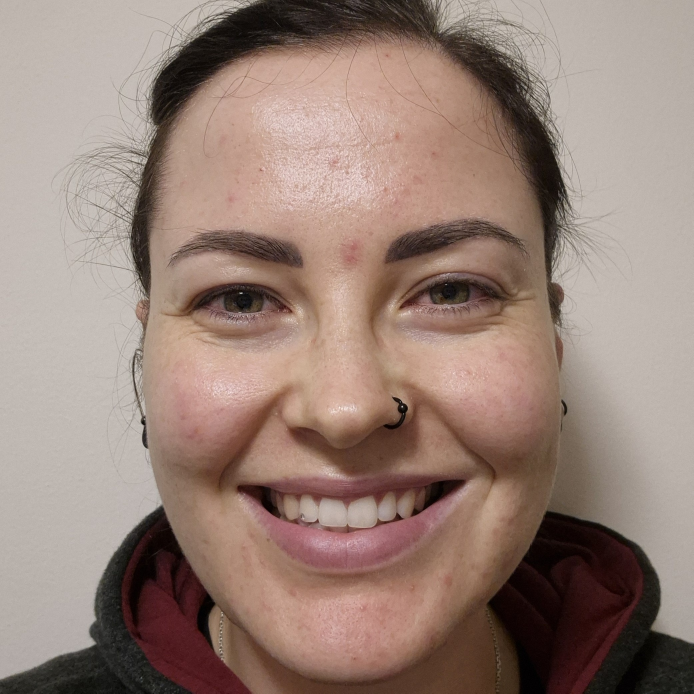
#> input picture Assignment1/TestData/20251201_195833.jpg, 2080 x 2080 px, found by its file name (shown at 1/3 size)
$ jupyter execute --allow-errors AI_LabSheet_17_EfficientNet.ipynb
#> lines starting #> are read from the running program, lines starting #| are printed output that depends on the picture
[cell 1]
import cv2
import numpy as np
import torch
import torch.nn as nn
import torchvision.transforms as transforms
from torchvision import models
from torch.utils.data import DataLoader
from torchvision.datasets import ImageFolder
import matplotlib.pyplot as plt
from sklearn.metrics import confusion_matrix, ConfusionMatrixDisplay
import os

[cell 2]
face_cascade = cv2.CascadeClassifier('../Data/haarcascade_frontalface_default.xml')

[cell 3]
def detect_face(image):
    gray = cv2.cvtColor(image, cv2.COLOR_BGR2GRAY)
    faces = face_cascade.detectMultiScale(gray, scaleFactor=1.1, minNeighbors=5, minSize=(30, 30))

    if len(faces) == 0:
        return None

    x, y, w, h = faces[0]
    face = image[y:y + h, x:x + w]
    face = cv2.resize(face, (224, 224))
    return face

[cell 4]
# Define dataset paths
train_dir = '../Data/CK+_Updated/train'
test_dir = '../Data/CK+_Updated/test'

#> (the rest of this cell did not finish here and is left out)

#> (a cell that did not finish here is left out)

[cell 6]
num_epochs = 10
train_acc_list = []
test_acc_list = []
train_loss_list = []
test_loss_list = []

#> (the rest of this cell did not finish here and is left out)

#> (a cell that did not finish here is left out)

[cell 8]
# Plot Accuracy and Loss
plt.figure(figsize=(12, 5))

# Accuracy Plot
plt.subplot(1, 2, 1)
plt.plot(train_acc_list, label='Train Accuracy')
plt.plot(test_acc_list, label='Test Accuracy')
plt.xlabel('Epochs')
plt.ylabel('Accuracy')
plt.legend()
plt.title('Accuracy per Epoch')

# Loss Plot
plt.subplot(1, 2, 2)
plt.plot(train_loss_list, label='Train Loss')
plt.plot(test_loss_list, label='Test Loss')
plt.xlabel('Epochs')
plt.ylabel('Loss')
plt.legend()
plt.title('Loss per Epoch')

plt.tight_layout()
plt.show()
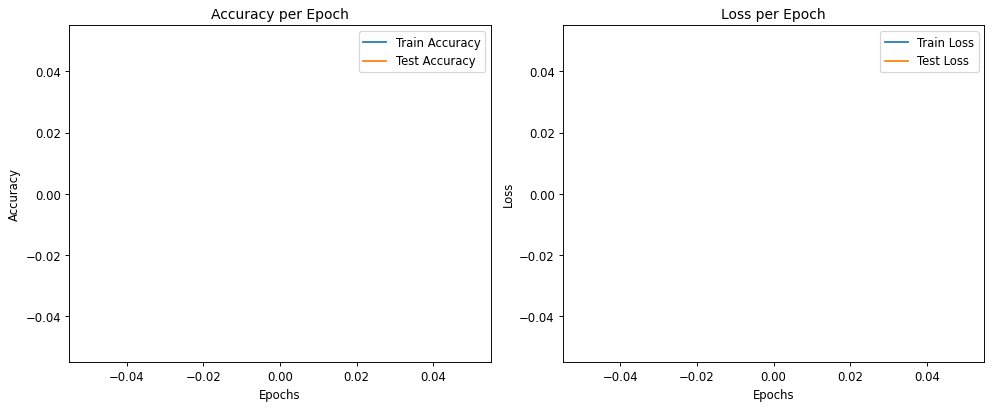
#> figure drawn by matplotlib, 2 panels

[cell 9]
import cv2
import numpy as np
import matplotlib.pyplot as plt

img_height, img_width = 224, 224

expressions = ['anger', 'fear', 'happy', 'neutral', 'sadness', 'surprise']

def preprocess_face(face_bgr):
    face_rgb = cv2.cvtColor(face_bgr, cv2.COLOR_BGR2RGB)

    face_resized = cv2.resize(face_rgb, (img_height, img_width))

    face_tensor = torch.from_numpy(face_resized).float() / 255.0
    face_tensor = face_tensor.permute(2, 0, 1)  # Change HWC to CHW

    face_batch = face_tensor.unsqueeze(0)

    normalize = transforms.Normalize(mean=[0.485, 0.456, 0.406], std=[0.229, 0.224, 0.225])
    face_batch = normalize(face_batch)

    return face_batch

# Path to the test image
img_path = '../Data/assignment/CK_dataset/happy/20251201_195833.jpg'
#img_path = '../Data/assignment/CK_dataset/neutral/20251201_200909.jpg'

original_img = cv2.imread(img_path)
#> original_img is the input picture: shape (2080, 2080, 3); mean B, G, R 119.3, 129.4, 151.4
#> `gray_img = cv2.cvtColor(original_img, cv2.COLOR_BGR2GRAY)`:
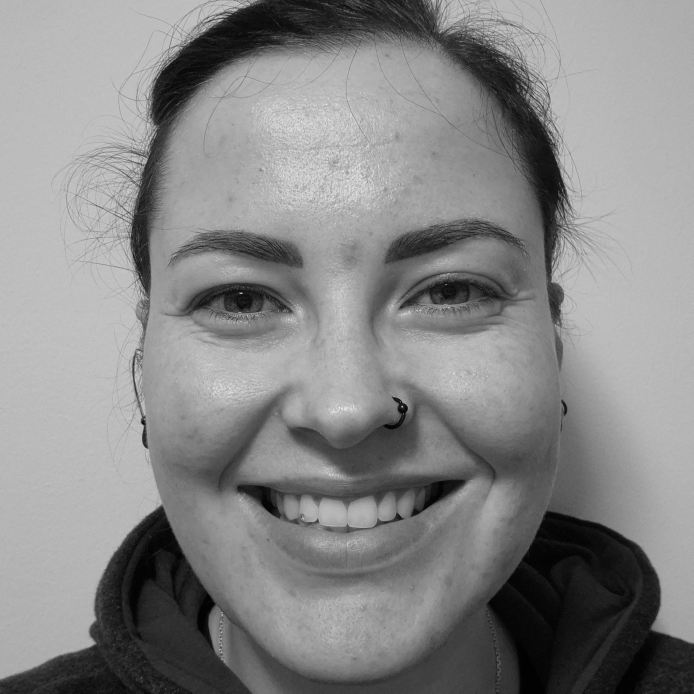
#> gray_img: shape (2080, 2080) (shown at 1/3 size); min 0, max 251, mean 134.8
#> `faces = face_cascade.detectMultiScale(gray_img, scaleFactor=1.3, minNe..`: faces = [[223, 243, 1603, 1603]]
#> (the rest of this cell did not finish here and is left out)

$ run again, with Assignment1/TestData/20251201_195840.jpg copied over Assignment1/TestData/20251201_195833.jpg
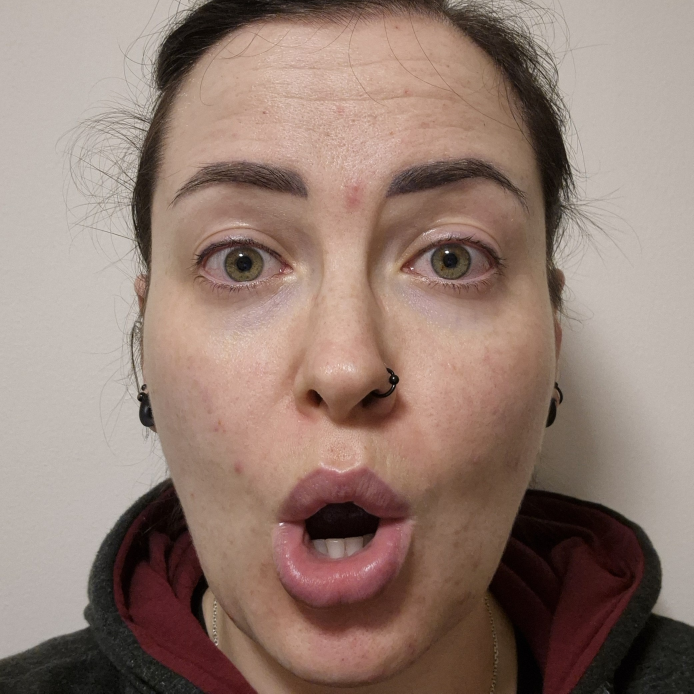
#> input picture Assignment1/TestData/20251201_195840.jpg, 2080 x 2080 px, found by its file name (shown at 1/3 size)
#> original_img is the input picture: shape (2080, 2080, 3); mean B, G, R 114.8, 125.1, 147.5
#> `gray_img = cv2.cvtColor(original_img, cv2.COLOR_BGR2GRAY)`:
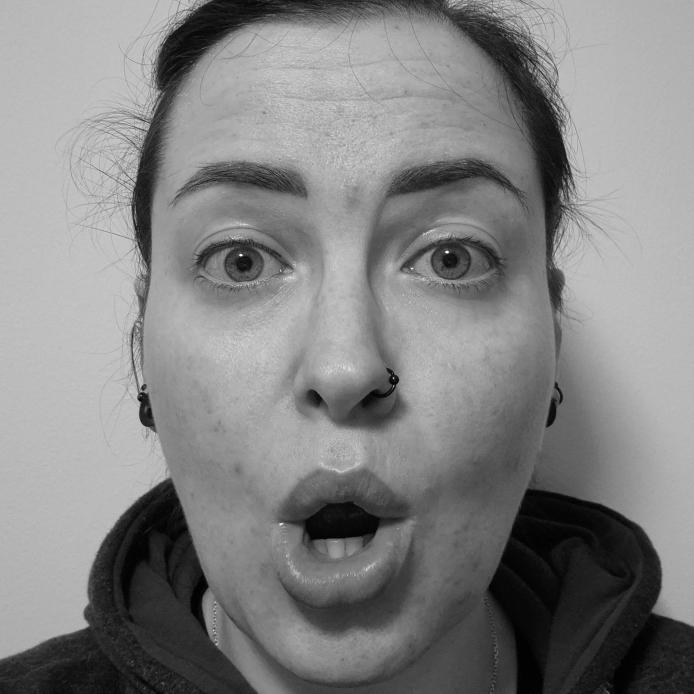
#> gray_img: shape (2080, 2080) (shown at 1/3 size); min 0, max 255, mean 130.6
#> faces = [[225, 128, 1634, 1634]]

$ run again, with Assignment1/TestData/20251201_195843.jpg copied over Assignment1/TestData/20251201_195833.jpg
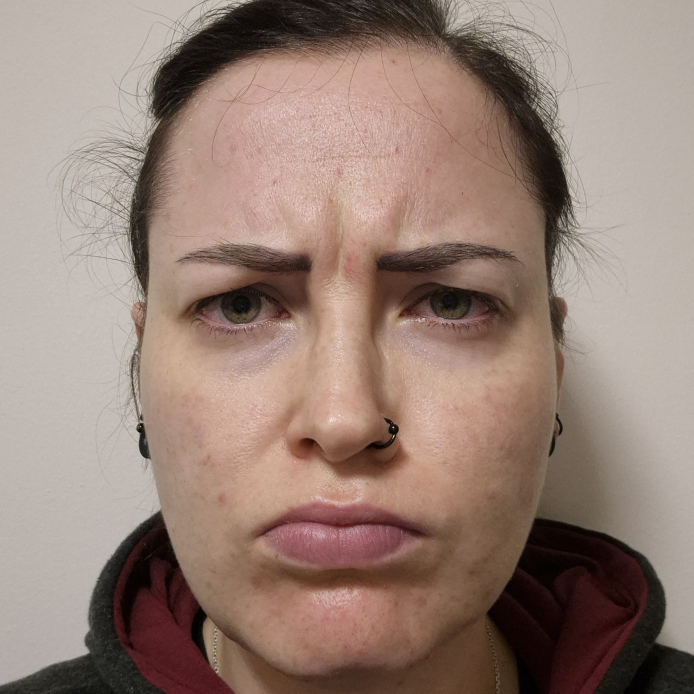
#> input picture Assignment1/TestData/20251201_195843.jpg, 2081 x 2081 px, found by its file name (shown at 1/3 size)
#> original_img is the input picture: shape (2081, 2081, 3); mean B, G, R 118.1, 128.7, 150.9
#> `gray_img = cv2.cvtColor(original_img, cv2.COLOR_BGR2GRAY)`:
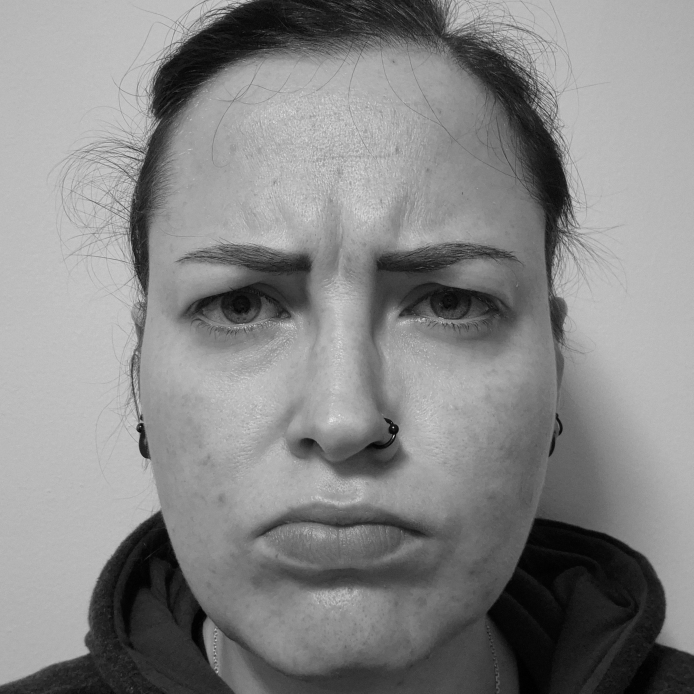
#> gray_img: shape (2081, 2081) (shown at 1/3 size); min 0, max 253, mean 134.1
#> faces = [[292, 306, 1501, 1501]]

$ run again, with Assignment1/TestData/20251201_210129.jpg copied over Assignment1/TestData/20251201_195833.jpg
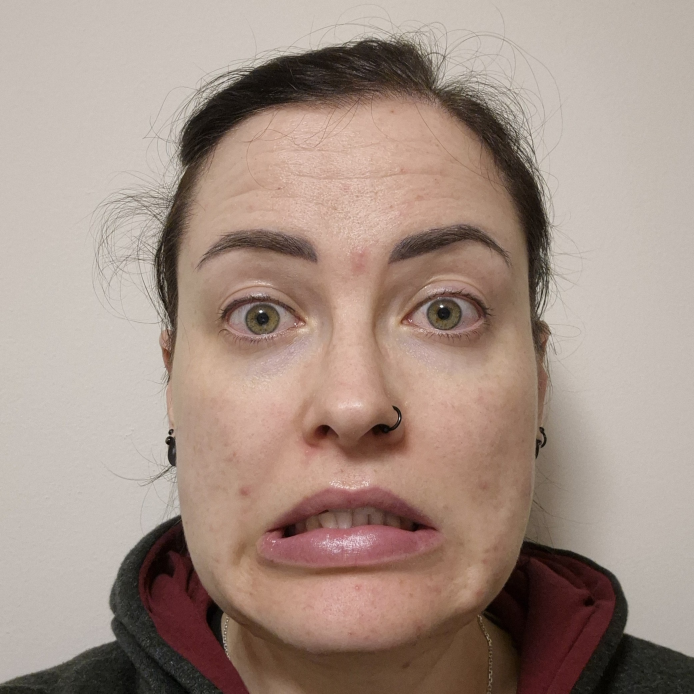
#> input picture Assignment1/TestData/20251201_210129.jpg, 2081 x 2081 px, found by its file name (shown at 1/3 size)
#> original_img is the input picture: shape (2081, 2081, 3); mean B, G, R 133.9, 144.7, 164.6
#> `gray_img = cv2.cvtColor(original_img, cv2.COLOR_BGR2GRAY)`:
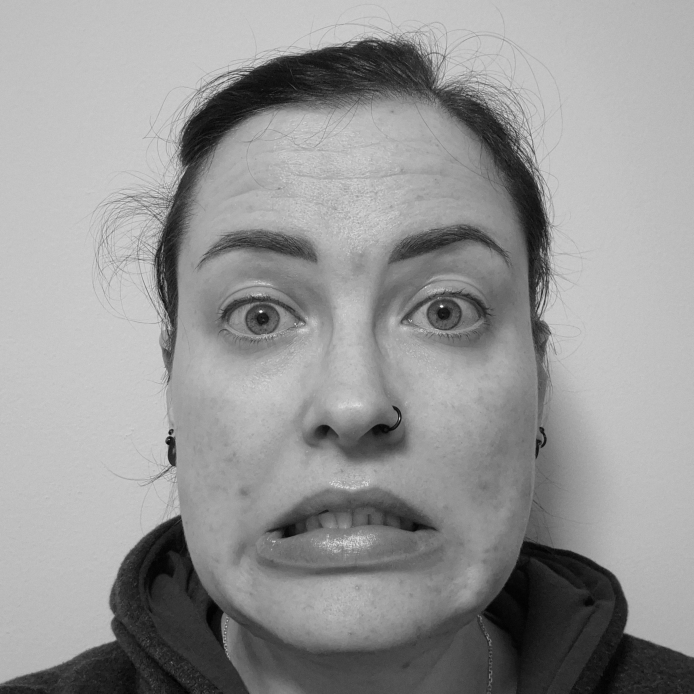
#> gray_img: shape (2081, 2081) (shown at 1/3 size); min 0, max 255, mean 149.4
#> faces = [[324, 341, 1500, 1500]]
